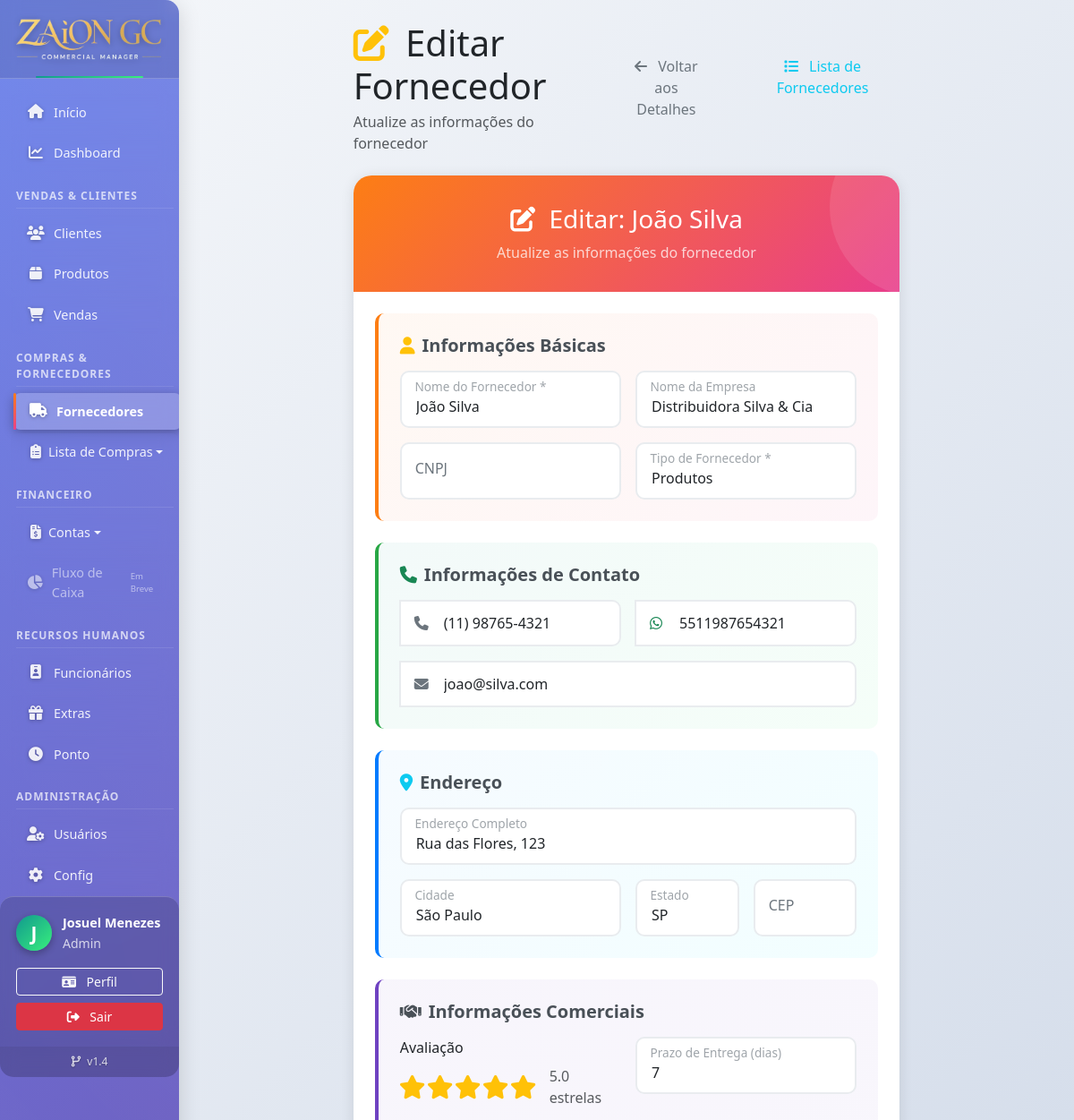
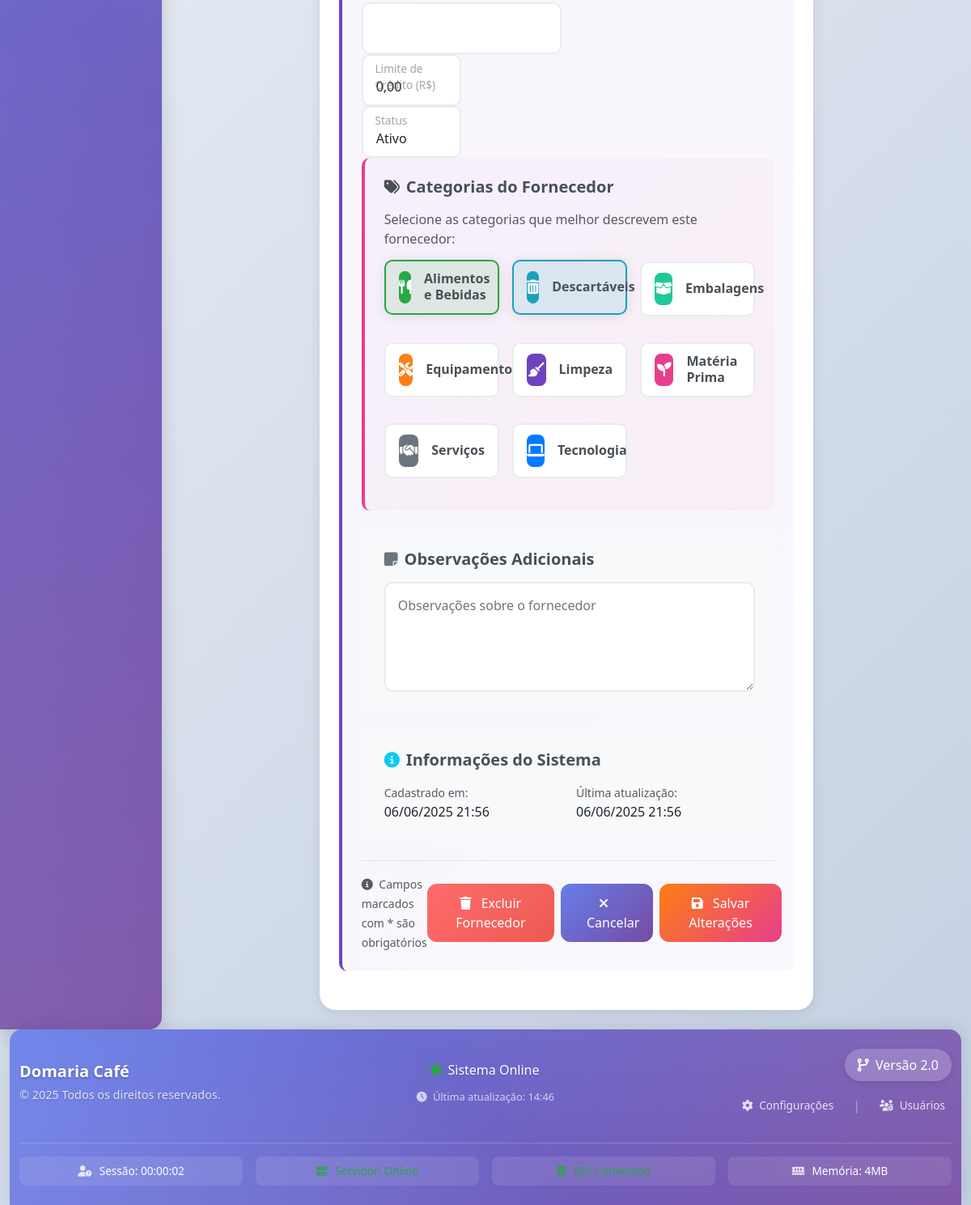
/fornecedores/editar.php?id=1 (signed in), run on the app's committed database (2 pictures, top to bottom).
### tables this page shows
CREATE TABLE `fornecedores` (
  `id` int NOT NULL,
  `nome` varchar(255) NOT NULL,
  `empresa` varchar(255) DEFAULT NULL,
  `cnpj` varchar(18) DEFAULT NULL,
  `telefone` varchar(20) DEFAULT NULL,
  `whatsapp` varchar(20) DEFAULT NULL,
  `email` varchar(255) DEFAULT NULL,
  `endereco` text,
  `cidade` varchar(100) DEFAULT NULL,
  `estado` varchar(2) DEFAULT NULL,
  `cep` varchar(10) DEFAULT NULL,
  `observacoes` text,
  `tipo_fornecedor` enum('produtos','servicos','ambos') DEFAULT 'produtos',
  `status` enum('ativo','inativo') DEFAULT 'ativo',
  `avaliacao` decimal(2,1) DEFAULT '5.0',
  `prazo_entrega_padrao` int DEFAULT '7' COMMENT 'dias',
  `forma_pagamento_preferida` varchar(100) DEFAULT NULL,
  `limite_credito` decimal(10,2) DEFAULT '0.00',
  `data_cadastro` timestamp NULL DEFAULT CURRENT_TIMESTAMP,
  `data_ultima_atualizacao` timestamp NULL DEFAULT CURRENT_TIMESTAMP ON UPDATE CURRENT_TIMESTAMP,
  `cadastrado_por` int DEFAULT NULL
);

CREATE TABLE `categorias_fornecedores` (
  `id` int NOT NULL,
  `nome` varchar(100) NOT NULL,
  `descricao` text,
  `cor` varchar(7) DEFAULT '#007bff',
  `icone` varchar(50) DEFAULT 'fas fa-box',
  `ativo` tinyint(1) DEFAULT '1',
  `data_criacao` timestamp NULL DEFAULT CURRENT_TIMESTAMP
);

### fornecedores/editar.php (the view, shortened to what the rows shown need)
<?php
require_once '../config/database.php';
$fornecedor_id = intval($_GET['id']);
$sql_fornecedor = "SELECT f.*,
                   GROUP_CONCAT(DISTINCT fc.categoria_id) as categorias_selecionadas
                   FROM fornecedores f
                   LEFT JOIN fornecedor_categorias fc ON f.id = fc.fornecedor_id
                   WHERE f.id = $fornecedor_id
                   GROUP BY f.id";
$result_fornecedor = $conn->query($sql_fornecedor);
$fornecedor = $result_fornecedor->fetch_assoc();
$sql_categorias = "SELECT id, nome, cor, icone FROM categorias_fornecedores WHERE ativo = 1 ORDER BY nome";
$result_categorias = $conn->query($sql_categorias);
$categorias_disponiveis = [];
while ($row = $result_categorias->fetch_assoc()) {
    $categorias_disponiveis[] = $row;
}
$estados = [
    'AC' => 'Acre', 'AL' => 'Alagoas', 'AP' => 'Amapá', 'AM' => 'Amazonas', 'BA' => 'Bahia',
    'CE' => 'Ceará', 'DF' => 'Distrito Federal', 'ES' => 'Espírito Santo', 'GO' => 'Goiás',
    'MA' => 'Maranhão', 'MT' => 'Mato Grosso', 'MS' => 'Mato Grosso do Sul', 'MG' => 'Minas Gerais',
    'PA' => 'Pará', 'PB' => 'Paraíba', 'PR' => 'Paraná', 'PE' => 'Pernambuco', 'PI' => 'Piauí',
    'RJ' => 'Rio de Janeiro', 'RN' => 'Rio Grande do Norte', 'RS' => 'Rio Grande do Sul',
    'RO' => 'Rondônia', 'RR' => 'Roraima', 'SC' => 'Santa Catarina', 'SP' => 'São Paulo',
    'SE' => 'Sergipe', 'TO' => 'Tocantins'
];
include '../includes/header.php';
?>
<div class="container-fluid">
    <div class="row justify-content-center">
        <div class="col-12 col-lg-10 col-xl-8">
            <div class="d-flex justify-content-between align-items-center mb-4">
                <div>
                    <h1 class="mb-1">
                        <i class="fas fa-edit text-warning me-2"></i>
                        Editar Fornecedor
                    </h1>
                </div>
            </div>
            <form method="POST" id="fornecedorForm" novalidate>
                <div class="form-card slide-in">
                    <div class="form-header">
                        <h3 class="mb-0">
                            <i class="fas fa-edit me-2"></i>
                            Editar: <?php echo htmlspecialchars($fornecedor['nome']); ?>
                        </h3>
                        <p class="mb-0 mt-2 opacity-75">Atualize as informações do fornecedor</p>
                    </div>
                    <div class="card-body p-4">
                        <div class="form-section basic-info">
                            <div class="row g-3">
                                <div class="col-md-6">
                                    <div class="floating-label">
                                        <input type="text" class="form-control" id="nome" name="nome"
                                               placeholder=" " required value="<?php echo htmlspecialchars($fornecedor['nome']); ?>">
                                        <label for="nome">Nome do Fornecedor *</label>
                                    </div>
                                </div>
                                <div class="col-md-6">
                                    <div class="floating-label">
                                        <input type="text" class="form-control" id="empresa" name="empresa"
                                               placeholder=" " value="<?php echo htmlspecialchars($fornecedor['empresa']); ?>">
                                        <label for="empresa">Nome da Empresa</label>
                                    </div>
                                </div>
                                <div class="col-md-6">
                                    <div class="floating-label">
                                        <select class="form-select" id="tipo_fornecedor" name="tipo_fornecedor" required>
                                            <option value="produtos" <?php echo $fornecedor['tipo_fornecedor'] == 'produtos' ? 'selected' : ''; ?>>Produtos</option>
                                        </select>
                                        <label for="tipo_fornecedor">Tipo de Fornecedor *</label>
                                    </div>
                                </div>
                            </div>
                        </div>
                        <div class="form-section contact-info">
                            <div class="row g-3">
                                <div class="col-md-6">
                                    <div class="input-group">
                                        <i class="fas fa-phone input-group-icon"></i>
                                        <input type="text" class="form-control" id="telefone" name="telefone"
                                               placeholder="Telefone" value="<?php echo htmlspecialchars($fornecedor['telefone']); ?>">
                                    </div>
                                </div>
                                <div class="col-md-6">
                                    <div class="input-group">
                                        <i class="fab fa-whatsapp input-group-icon text-success"></i>
                                        <input type="text" class="form-control" id="whatsapp" name="whatsapp"
                                               placeholder="WhatsApp" value="<?php echo htmlspecialchars($fornecedor['whatsapp']); ?>">
                                    </div>
                                </div>
                                <div class="col-12">
                                    <div class="input-group">
                                        <i class="fas fa-envelope input-group-icon"></i>
                                        <input type="email" class="form-control" id="email" name="email"
                                               placeholder="E-mail" value="<?php echo htmlspecialchars($fornecedor['email']); ?>">
                                    </div>
                                </div>
                            </div>
                        </div>
                        <div class="form-section address-info">
                            <div class="row g-3">
                                <div class="col-12">
                                    <div class="floating-label">
                                        <input type="text" class="form-control" id="endereco" name="endereco"
                                               placeholder=" " value="<?php echo htmlspecialchars($fornecedor['endereco']); ?>">
                                        <label for="endereco">Endereço Completo</label>
                                    </div>
                                </div>
                                <div class="col-md-6">
                                    <div class="floating-label">
                                        <input type="text" class="form-control" id="cidade" name="cidade"
                                               placeholder=" " value="<?php echo htmlspecialchars($fornecedor['cidade']); ?>">
                                        <label for="cidade">Cidade</label>
                                    </div>
                                </div>
                                <div class="col-md-3">
                                    <div class="floating-label">
                                        <select class="form-select" id="estado" name="estado">
                                            <?php foreach ($estados as $sigla => $nome_estado): ?>
                                                <option value="<?php echo $sigla; ?>" <?php echo $fornecedor['estado'] == $sigla ? 'selected' : ''; ?>>
                                                    <?php echo $sigla; ?>
                                                </option>
                                            <?php endforeach; ?>
                                        </select>
                                        <label for="estado">Estado</label>
                                    </div>
                                </div>
                            </div>
                        </div>
                        <div class="form-section business-info">
                            <div class="row g-3">
                                <div class="col-md-6">
                                    <div class="rating-input">
                                        <div class="stars-container" id="rating-stars">
                                            <?php for ($i = 1; $i <= 5; $i++): ?>
                                                <i class="fas fa-star star <?php echo $i <= $fornecedor['avaliacao'] ? 'active' : ''; ?>" data-rating="<?php echo $i; ?>"></i>
                                            <?php endfor; ?>
                                        </div>
                                        <span class="ms-2 text-muted" id="rating-text"><?php echo number_format($fornecedor['avaliacao'], 1); ?> estrelas</span>
                                    </div>
                                </div>
                                <div class="col-md-6">
                                    <div class="floating-label">
                                        <input type="number" class="form-control" id="prazo_entrega_padrao" name="prazo_entrega_padrao"
                                               placeholder=" " min="1" max="365" value="<?php echo $fornecedor['prazo_entrega_padrao']; ?>">
                                        <label for="prazo_entrega_padrao">Prazo de Entrega (dias)</label>
                                    </div>
                                </div>
                                <div class="col-md-6">
                                <div class="col-md-6">
                                    <div class="floating-label">
                                        <input type="text" class="form-control money-input" id="limite_credito" name="limite_credito"
                                               placeholder=" " value="<?php echo number_format($fornecedor['limite_credito'], 2, ',', '.'); ?>">
                                        <label for="limite_credito">Limite de Crédito (R$)</label>
                                    </div>
                                </div>
                                <div class="col-md-6">
                                    <div class="floating-label">
                                        <select class="form-select" id="status" name="status" required>
                                            <option value="ativo" <?php echo $fornecedor['status'] == 'ativo' ? 'selected' : ''; ?>>Ativo</option>
                                        </select>
                                        <label for="status">Status</label>
                                    </div>
                                </div>
                            </div>
                        </div>
                        <div class="form-section categories-info">
                            <div class="row g-3">
                                <?php foreach ($categorias_disponiveis as $categoria): ?>
                                    <div class="col-md-6 col-lg-4">
                                        <div class="categoria-checkbox">
                                            <label for="cat_<?php echo $categoria['id']; ?>" class="categoria-label"
                                                   style="--categoria-cor: <?php echo $categoria['cor']; ?>; --categoria-cor-light: <?php echo $categoria['cor']; ?>20;">
                                                <div class="categoria-icon" style="background: <?php echo $categoria['cor']; ?>;">
                                                    <i class="<?php echo $categoria['icone']; ?>"></i>
                                                </div>
                                                <div class="categoria-info">
                                                    <h6><?php echo htmlspecialchars($categoria['nome']); ?></h6>
                                                </div>
                                            </label>
                                        </div>
                                    </div>
                                <?php endforeach; ?>
                            </div>
                        </div>
                        <div class="form-section">
                            <div class="row g-3">
                                <div class="col-md-6">
                                    <div class="info-item">
                                        <small class="text-muted">Cadastrado em:</small>
                                        <div><?php echo date('d/m/Y H:i', strtotime($fornecedor['data_cadastro'])); ?></div>
                                    </div>
                                </div>
                                <div class="col-md-6">
                                    <div class="info-item">
                                        <small class="text-muted">Última atualização:</small>
                                        <div><?php echo date('d/m/Y H:i', strtotime($fornecedor['data_ultima_atualizacao'])); ?></div>
                                    </div>
                                </div>
                            </div>
                        </div>
                    </div>
                </div>
            </form>
        </div>
    </div>
</div>
<?php include '../includes/footer.php'; ?>

### data on the page
fornecedores: nome "João Silva", empresa "Distribuidora Silva & Cia", tipo_fornecedor "Produtos", telefone "(11) 98765-4321", whatsapp "5511987654321", email "joao@silva.com", endereco "Rua das Flores, 123", cidade "São Paulo", estado "SP", avaliacao "5.0", prazo_entrega_padrao "7", limite_credito "0,00", status "Ativo", data_cadastro "06/06/2025 21:56", data_ultima_atualizacao "06/06/2025 21:56"
categorias_fornecedores: nome "Alimentos e Bebidas"
categorias_fornecedores: nome "Descartáveis"
categorias_fornecedores: nome "Embalagens"
categorias_fornecedores: nome "Equipamentos"
categorias_fornecedores: nome "Limpeza"
categorias_fornecedores: nome "Matéria Prima"
categorias_fornecedores: nome "Serviços"
categorias_fornecedores: nome "Tecnologia"

### other printed values
substr($_SESSION['usuario_nome'] ?? 'U', 0, 1) "J"
$_SESSION['usuario_nome'] "Josuel Menezes"
$_SESSION['nivel_acesso'] "Admin"
$versao_sistema "1.4"
$empresa_nome "Domaria Café"
$versao_sistema "2.0"
memory_get_usage(true) / 1024 / 1024 "4"
